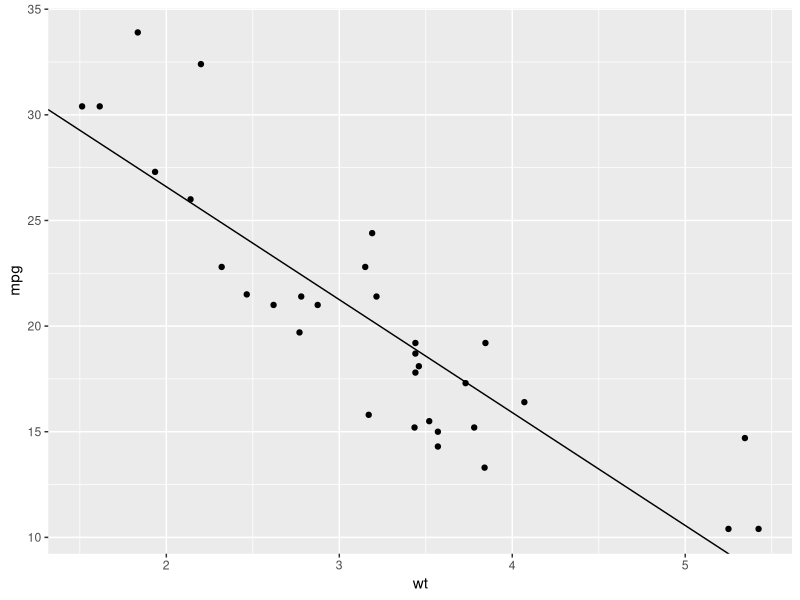
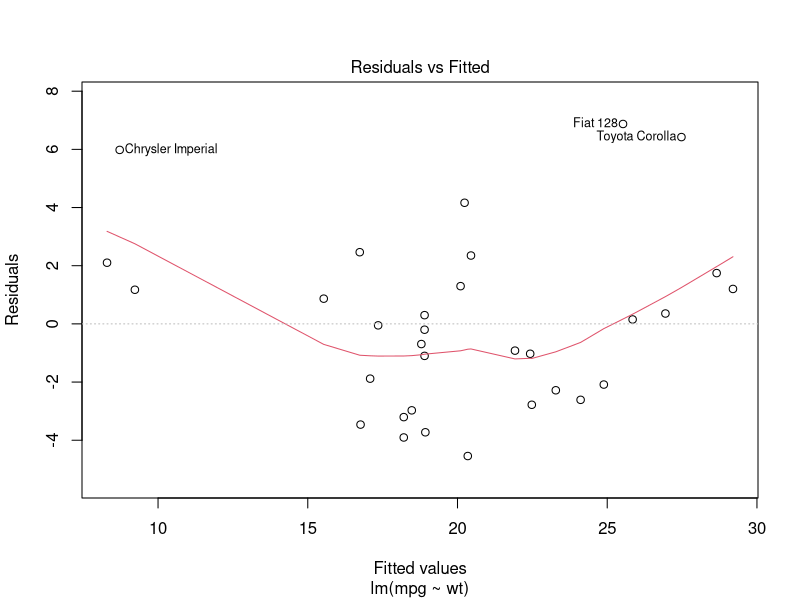
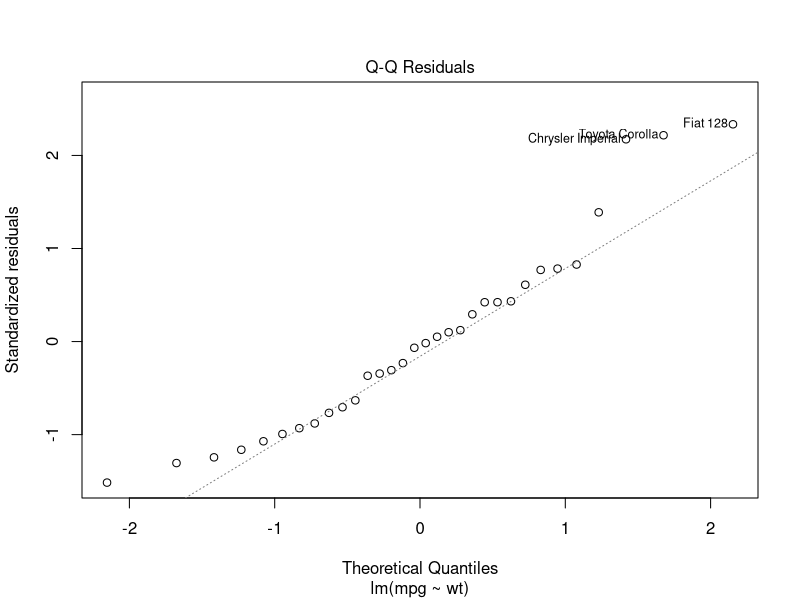
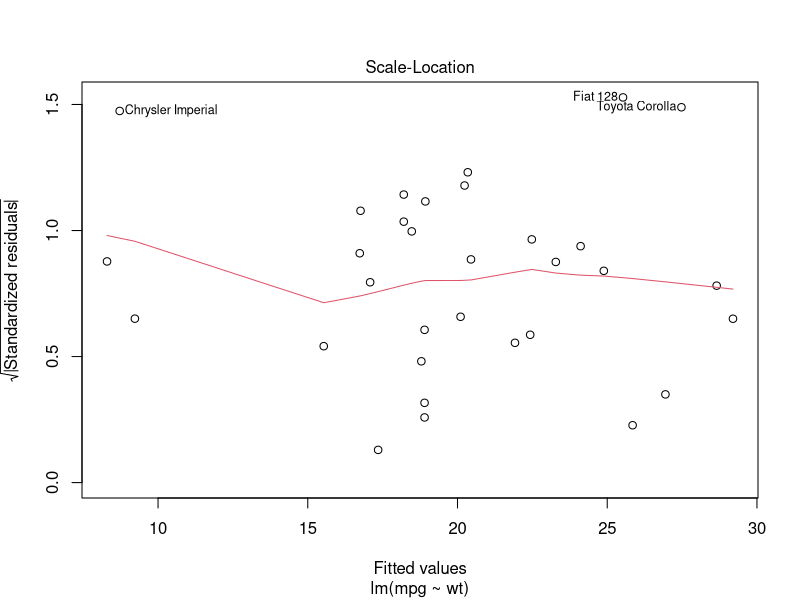
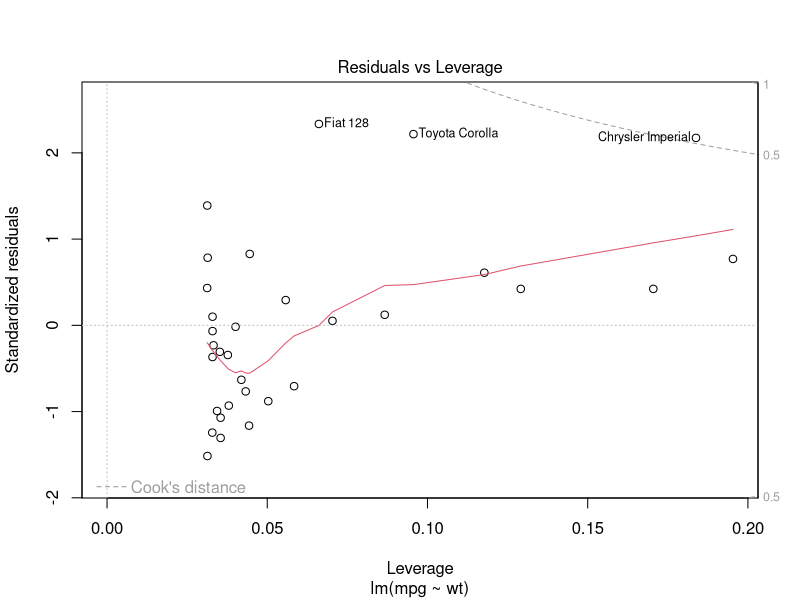

Write R code to recreate these figures, in order.
mtcars
library(tidyverse)
mtcars %>%
  ggplot(aes(x = wt, y = mpg)) + geom_point() + geom_abline(slope = -5.34472, intercept = 37.285126)


carsmodel <- lm(mpg ~ wt, data = mtcars)
summary(carsmodel)
carsmodel$coefficients
plot(carsmodel)

carsmodel$residuals
carsmodel$fitted.values
summary(carsmodel)
predmpg <- 37.2851 - 5.3445 * 3
predmpg
newcars <- data.frame(wt = 3)
newcars
predict(carsmodel, newdata = newcars, interval = "predict")



carsmult <- lm(mpg ~ wt + hp, data = mtcars)
summary(carsmult)
anova(carsmult)
cor(mtcars$wt, mtcars$hp)
install.packages("car")
library(car)
vif(carsmult)
